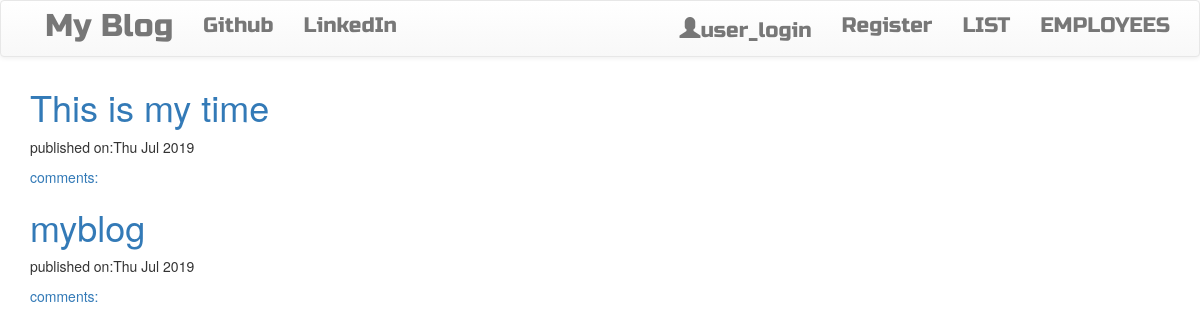
The page / on the database its author committed.
### blogapp/models.py (models this page shows, shortened)
class Post(models.Model):
    author = models.ForeignKey('auth.User', on_delete=models.PROTECT)
    title = models.CharField(max_length=200)
    text=models.TextField()
    create_date = models.DateTimeField(default=timezone.now())
    published_date=models.DateTimeField(blank=True, null=True)

### blogapp/views.py (the view)
# urls.py: url(r'^$', views.PostListView.as_view(), name='post_list'),
class PostListView(ListView):
    model = Post
    context_object_name = 'post_list'
    def get_queryset(self):
        return Post.objects.filter(published_date__lte=timezone.now()).order_by('-published_date')

### blogapp/templates/blogapp/post_list.html
{%extends "blogapp/base.html"%}
{% block body_block%}
<div class="centerstage">
    {% for post in post_list%}
    <div class="post">
        <h1><a href="{%url 'blogapp:post_detail' pk=post.pk%}">{{post.title}}</a></h1>
        <div class="Date">
            <p>published on:{{post.published_date|date:'D M Y'}}</p>
        </div>
        <a href="{%url 'blogapp:post_detail' pk=post.pk%}">comments:{{post.approved_comment.count}}</a>
    </div>
    {%endfor%}
</div>
{%endblock%}

### static/css/blog.css (style rules this page uses)
.centerstage { margin-left: auto; margin-right: auto; }

### rows shown on the page
Post: title "This is my time", published_date "Thu Jul 2019"
Post: title "myblog", published_date "Thu Jul 2019"
